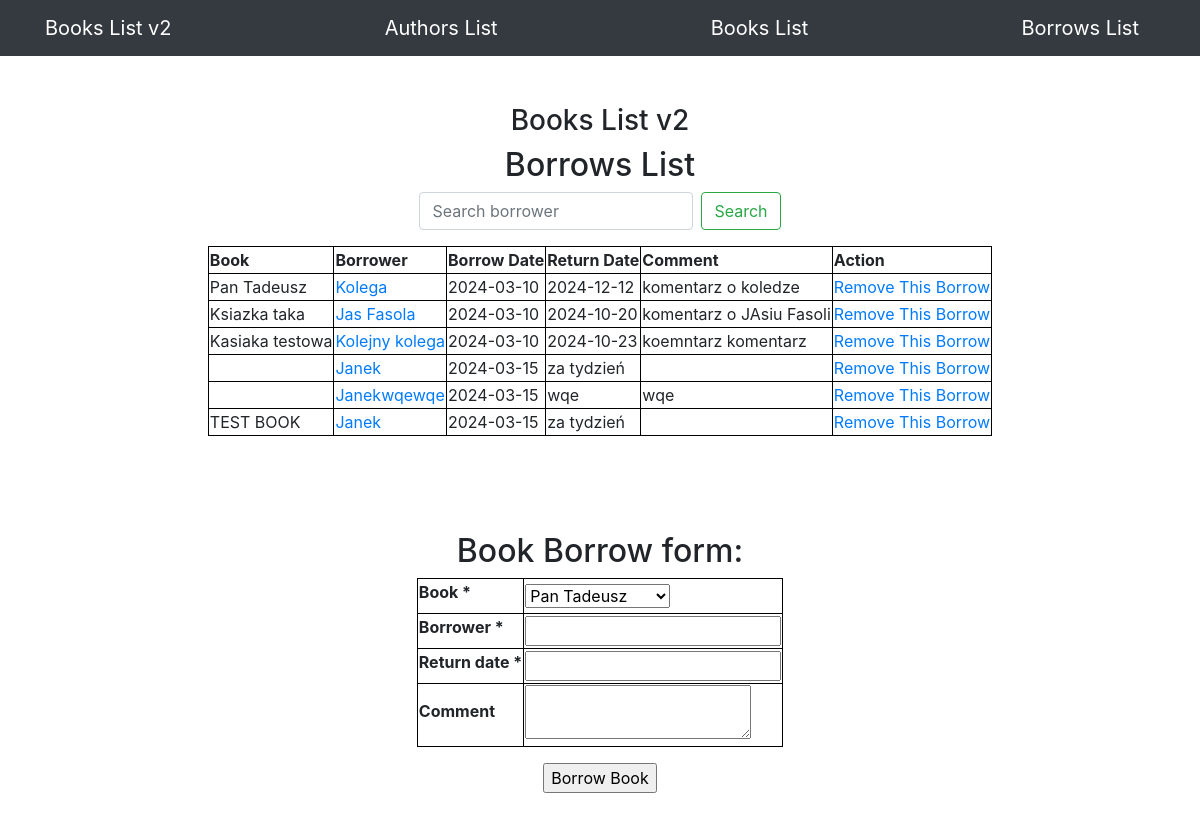
Page /borrows/ on the earlier database version.
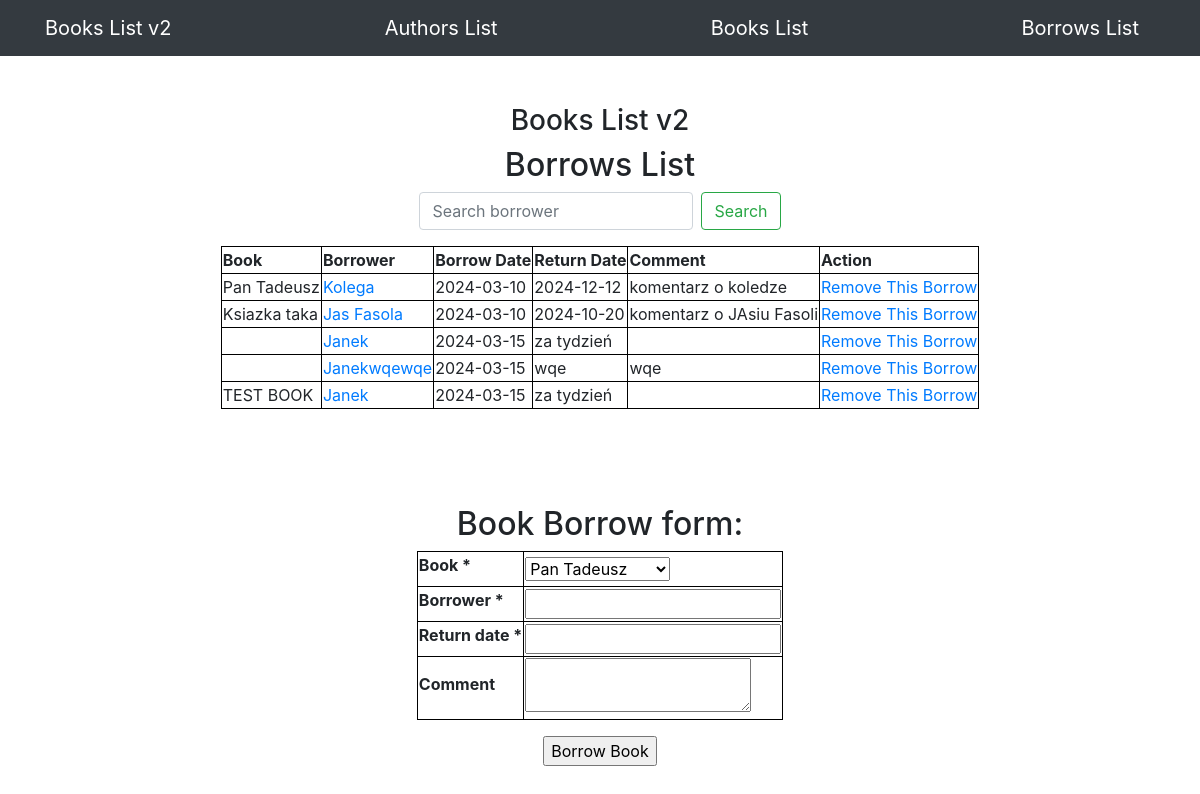
Same page on the later database version.
### app/models.py (models this page shows, shortened)
class Borrow(db.Model):
    id = db.Column(db.Integer, primary_key=True)
    borrower = db.Column(db.String(100), index=True)
    borrow_date = db.Column(db.String(100), index=True, default=datetime.today().strftime('%Y-%m-%d'))
    return_date = db.Column(db.String(100), index=True)
    comment = db.Column(db.String(100), index=True)
    book_id = db.Column(db.Integer, db.ForeignKey('book.id'))
    book = db.relationship("Book", back_populates="borrows")

class Book(db.Model):
    id = db.Column(db.Integer, primary_key=True)
    title = db.Column(db.String(100), index=True)
    date = db.Column(db.String(100), index=True, default=datetime.today().strftime('%Y-%m-%d'))
    comment = db.Column(db.String(100), index=True)
    author_id = db.Column(db.Integer, db.ForeignKey('author.id'))
    borrows = db.relationship("Borrow", back_populates="book")

### app/routes.py (the view)
@app.route('/borrows/', methods=["GET"])
def borrows_view():
    books = Book.query.all()
    form = BorrowAndBookForm(books)
    borrower_name = request.args.get('borrower')
    search_query = request.args.get('search')
    if borrower_name:
        borrows = Borrow.query.filter_by(borrower=borrower_name).all()
        search_query = None
    elif search_query:
        borrows = Borrow.query.filter(Borrow.borrower.ilike(f"%{search_query}%")).all()
        borrower_name = None
    else:
        borrows = Borrow.query.all()
        borrower_name = None
        search_query = None
    return render_template("borrows.html",
                           form=form,
                           borrower=borrower_name,
                           search=search_query,
                           borrows=borrows)

### app/forms.py
class BorrowAndBookForm(FlaskForm):
    book = SelectField('Book', validators=[DataRequired()])
    borrower = StringField('Borrower', validators=[DataRequired()])
    return_date = StringField('Return date', validators=[DataRequired()])
    comment = TextAreaField('Comment')
    def __init__(self, books, *args, **kwargs):
        super(BorrowAndBookForm, self).__init__(*args, **kwargs)
        self.book.choices = [book.title for book in books]

### app/templates/borrows.html (shortened to what this page needs)
{% extends "base.html" %}
{% block content %}
<div class="d-flex flex-column justify-content-center align-items-center">
    <div class="col-lg-12 text-center d-flex flex-column justify-content-center align-items-center">
        <h3 class="mt-5">Books List v2</h3>
        <h2>Borrows List</h2>
        <form class="form-inline mb-3" action="/borrows/" method="GET">
            <input class="form-control mr-sm-2" type="text" value="{% if search_query %}{{ search_query }}{% endif %}" placeholder="Search borrower" aria-label="Search borrower" name="search">
            <button class="btn btn-outline-success" type="submit">Search</button>
        </form>
    </div>
    {% if borrows %}
    <table class="mb-5">
        <thead>
        <th>Book</th>
        <th>Borrower</th>
        <th>Borrow Date</th>
        <th>Return Date</th>
        <th>Comment</th>
        <th>Action</th>
        </thead>
        {% for borrow in borrows %}
        <tr>
            <td>{{ borrow.book.title }}</a></td>
            <td><a href="/borrows/?borrower={{ borrow.borrower }}">{{ borrow.borrower }}</a></td>
            <td>{{ borrow.borrow_date }}</td>
            <td>{{ borrow.return_date }}</td>
            <td>{{ borrow.comment }}</td>
            <td><a href="/removeborrow/{{ borrow.id }}">Remove This Borrow</a></td>
        </tr>
        {% endfor %}
    {% else %}
        <h3>Nothing was found.</h3>
    {% endif %}
    </table>
    <div class="d-flex flex-column justify-content-center align-items-center">
        <h2 class="mt-5">Book Borrow form:</h2>
        <form class="d-flex flex-column justify-content-center align-items-center mb-5" method="POST" action="/addborrow/">
            <table class="mb-3">
                {% for field in form if field.widget.input_type != 'hidden' %}
                    <tr>
                        <th>{{ field.label }} {% if field.flags.required %}*{% endif %}</th>
                        <td>{{ field }}</td>
                    </tr>
                {% endfor %}
            </table>
            <input type="submit" value="Borrow Book">
        </form>
    </div>
</div>
{% endblock %}

### app/templates/base.html (shortened to what this page needs)
<!DOCTYPE html>
<html lang="en">
    <head>
        <link rel="stylesheet" href="https://cdn.jsdelivr.net/npm/bootstrap@4.4.1/dist/css/bootstrap.min.css">
        <link rel="stylesheet" href="{{ url_for('static', filename='css/styles.css') }}">
    </head>
    <body>
        <nav class="navbar navbar-expand-lg navbar-dark bg-dark">
            <div class="container">
                <a class="navbar-brand" href="/">Books List v2</a>
                <a class="navbar-brand" href="/authors/">Authors List</a>
                <a class="navbar-brand" href="/books/">Books List</a>
                <a class="navbar-brand" href="/borrows/">Borrows List</a>
            </div>
        </nav>
        <div class="container d-flex flex-column justify-content-center align-items-center">
            {% block content %}
            {% endblock %}
        </div>
    </body>
</html>

### app/templates/base.html (style rules this page uses)
table, th, tr, td { border: 1px solid black; }

Differences in the rows shown:
removed Borrow: book "Kasiaka testowa", borrower "Kolejny kolega", borrow_date "2024-03-10", return_date "2024-10-23", comment "koemntarz komentarz"
